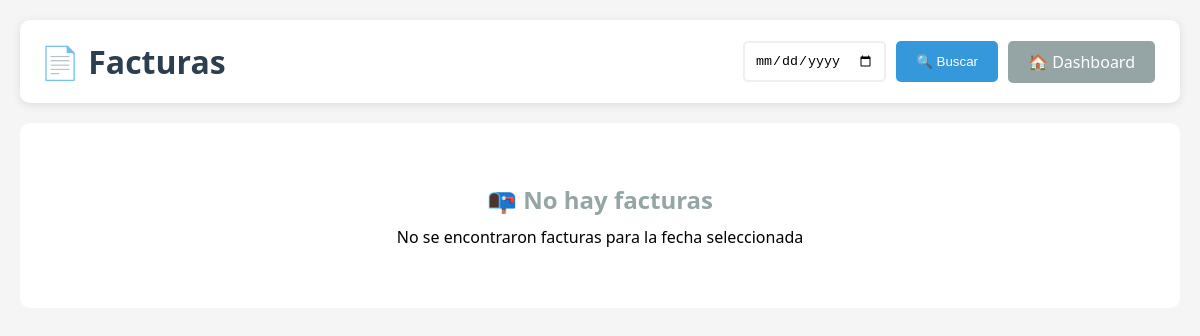
Page /facturas (signed in) on the earlier database version.
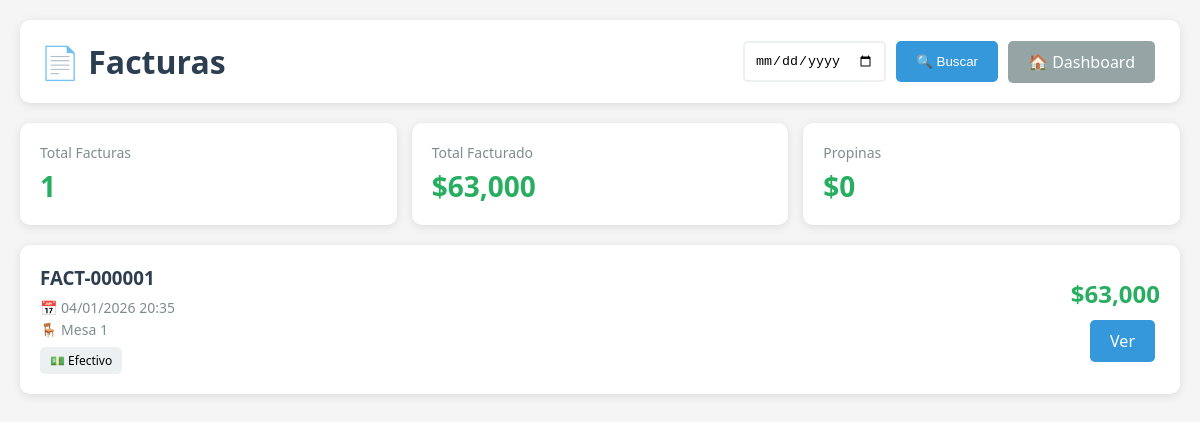
Same page on the later database version.
### app.py (models this page shows)
class Factura(db.Model):
    id = db.Column(db.Integer, primary_key=True)
    numero_consecutivo = db.Column(db.String(50), unique=True, nullable=False)
    sesion_id = db.Column(db.Integer, db.ForeignKey('sesion.id'), nullable=False)
    fecha_emision = db.Column(db.DateTime, default=datetime.now)
    subtotal = db.Column(db.Float, default=0)
    iva = db.Column(db.Float, default=0)
    propina = db.Column(db.Float, default=0)
    total = db.Column(db.Float, default=0)
    metodo_pago = db.Column(db.String(50), default='efectivo')
    desglose_pago = db.Column(db.Text)
    cliente_nombre = db.Column(db.String(200))
    cliente_documento = db.Column(db.String(50))
    notas = db.Column(db.Text)
    estado_pago = db.Column(db.String(20), default='pagada')  # pagada, pendiente, vencida
    fecha_vencimiento = db.Column(db.Date, nullable=True)  # Cuándo debe pagar el cliente
    fecha_pago_real = db.Column(db.DateTime, nullable=True)  # Cuándo pagó realmente
    saldo_pendiente = db.Column(db.Float, default=0)  # Si pagó parcialmente
    sesion = db.relationship('Sesion', backref='facturas')

class Mesa(db.Model):
    id = db.Column(db.Integer, primary_key=True)
    numero = db.Column(db.Integer, nullable=False, unique=True)
    capacidad = db.Column(db.Integer, default=4)
    activa = db.Column(db.Boolean, default=True)

### app.py (the view)
@app.route("/facturas")
@login_required
def lista_facturas():
    fecha_param = request.args.get('fecha')
    if fecha_param:
        try:
            fecha_obj = datetime.strptime(fecha_param, '%Y-%m-%d').date()
            facturas = Factura.query.filter(
                db.func.date(Factura.fecha_emision) == fecha_obj
            ).order_by(Factura.fecha_emision.desc()).all()
        except ValueError:
            flash('Fecha inválida', 'error')
            facturas = Factura.query.order_by(Factura.fecha_emision.desc()).limit(50).all()
    else:
        facturas = Factura.query.order_by(Factura.fecha_emision.desc()).limit(50).all()
    return render_template("lista_facturas.html", facturas=facturas)

### app.py (called while the page is built)
@login_manager.user_loader
def load_user(user_id):
    return Usuario.query.get(int(user_id))

### templates/lista_facturas.html (shortened to what this page needs)
<!DOCTYPE html>
<html lang="es">
<head>
</head>
<body>
    <div class="container">
        <div class="header">
            <h1>📄 Facturas</h1>
            <div class="filtros">
                <form method="GET" style="display: flex; gap: 10px;">
                    <input type="date" name="fecha" value="{{ request.args.get('fecha', '') }}">
                    <button type="submit">🔍 Buscar</button>
                </form>
                <a href="{{ url_for('dashboard') }}" class="btn btn-secondary">🏠 Dashboard</a>
            </div>
        </div>
        {% if facturas %}
        <div class="stats">
            <div class="stat-card">
                <div class="label">Total Facturas</div>
                <div class="value">{{ facturas|length }}</div>
            </div>
            <div class="stat-card">
                <div class="label">Total Facturado</div>
                <div class="value">${{ '{:,.0f}'.format(facturas|sum(attribute='total')) }}</div>
            </div>
            <div class="stat-card">
                <div class="label">Propinas</div>
                <div class="value">${{ '{:,.0f}'.format(facturas|sum(attribute='propina')) }}</div>
            </div>
        </div>
        <div class="facturas-grid">
            {% for factura in facturas %}
            <div class="factura-card">
                <div class="factura-info">
                    <h3>{{ factura.numero_consecutivo }}</h3>
                    <p>📅 {{ factura.fecha_emision.strftime('%d/%m/%Y %H:%M') }}</p>
                    <p>🪑 Mesa {{ factura.sesion.mesa.numero }}</p>
                    <span class="factura-metodo">
                        {% if factura.metodo_pago == 'efectivo' %}💵 Efectivo
                        {% elif factura.metodo_pago == 'tarjeta' %}💳 Tarjeta
                        {% elif factura.metodo_pago == 'transferencia' %}📱 Transferencia
                        {% elif factura.metodo_pago == 'mixto' %}🔀 Mixto
                        {% endif %}
                    </span>
                </div>
                <div style="text-align: right;">
                    <div class="factura-total">${{ '{:,.0f}'.format(factura.total) }}</div>
                    <div style="margin-top: 10px;">
                        <a href="{{ url_for('ver_factura', factura_id=factura.id) }}" class="btn btn-primary">Ver</a>
                    </div>
                </div>
            </div>
            {% endfor %}
        </div>
        {% else %}
        <div class="empty-state">
            <h2>📭 No hay facturas</h2>
            <p>No se encontraron facturas para la fecha seleccionada</p>
        </div>
        {% endif %}
    </div>
</body>
</html>

Differences in the rows shown:
added Factura: numero_consecutivo "FACT-000001", fecha_emision "04/01/2026 20:35", sesion.mesa.numero "1", metodo_pago "💵 Efectivo", total "63,000"
Other differences:
{{ facturas|length }}: (not shown) → "1"
{{ '{:,.0f}'.format(facturas|sum(attribute='total')) }}: (not shown) → "63,000"
{{ '{:,.0f}'.format(facturas|sum(attribute='propina')) }}: (not shown) → "0"
text no longer shown: "📭 No hay facturas No se encontraron facturas para la fecha seleccionada"
text now shown: "Total Facturas Total Facturado $ Propinas $"
